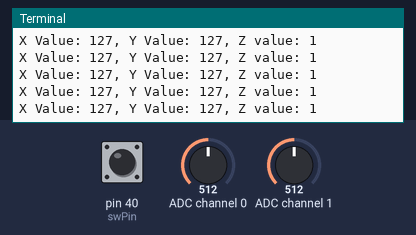
This program was run on a simulated Raspberry Pi (header pin numbers). Shown: the last lines printed to the terminal. Inputs (shaded band) come from the test bench; at power-on: ADC channel 0 = 512, ADC channel 1 = 512, pin 40 (swPin) HIGH (analog values on the 0–1023 scale).

Above: at 1.2 s.
1.3 s: ADC channel 0 set to 716
At 1.33 s:
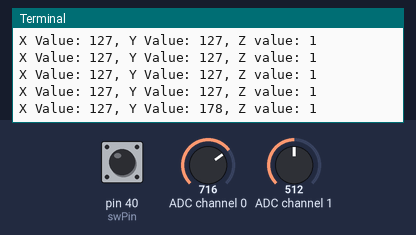
2.8 s: ADC channel 1 set to 716
At 2.85 s:
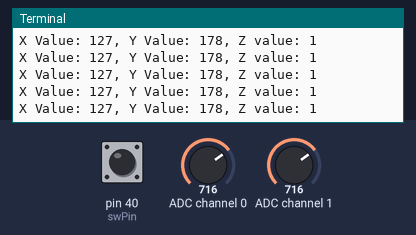
4.3 s: pin 40 (swPin) pulled LOW for 0.15 s
At 4.38 s:
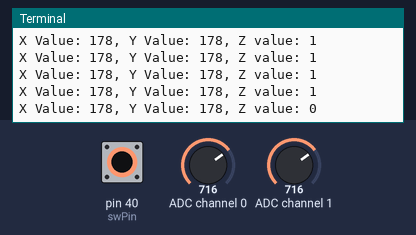
5.9 s: ADC channel 0 set to 900
At 5.91 s:
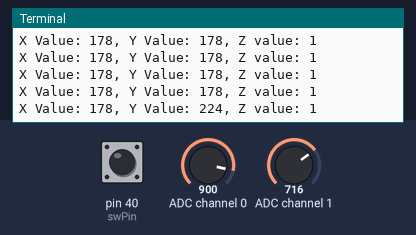
7.4 s: pin 40 (swPin) pulled LOW for 1 s
At 7.43 s:
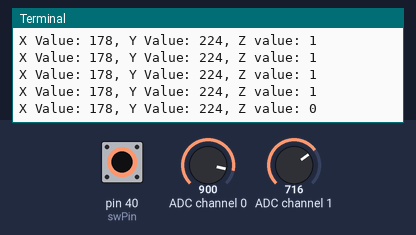
9.9 s: ADC channel 1 set to 900
At 9.98 s:
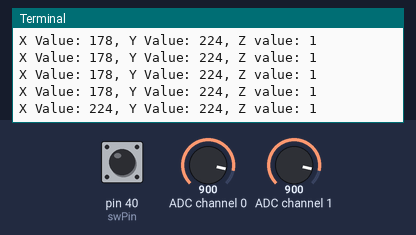
Timing chart, 0 to 12.4 s (numbered marks = the images above; inputs shaded):
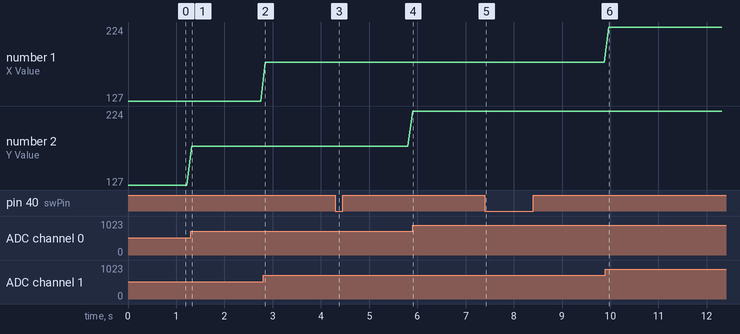

The program:

joystick_demo.py
```python
import RPi.GPIO as GPIO
import smbus
import math
import time


address= 0x48
bus= smbus.SMBus(1)
cmd = 0x10
swPin = 40

def analogRead(chan):
    value = bus.write_byte(address, cmd+chan)
    value = bus.read_byte(address)
    value = bus.read_byte(address)
    return value

def analogWrite(val):
    bus.write_byte(address, cmd, val)


def setup():
    GPIO.setmode(GPIO.BOARD)
    GPIO.setup(swPin, GPIO.IN, pull_up_down=GPIO.PUD_UP)

def loop():
    while True:
        val_z= GPIO.input(swPin)
        val_y = analogRead(0)
        val_x = analogRead(1)
        print('X Value: %d, Y Value: %d, Z value: %d' %(val_x,val_y, val_z))
        time.sleep(0.1)

def destroy():
    bus.close()
    GPIO.cleanup()

if __name__=="__main__":
    setup()
    try:
        loop()
    except KeyboardInterrupt:
        destroy()
```

Measured:
- after the input at 1.3 s, the terminal: prints a new line at once (image 1)
- after the input at 4.3 s, the terminal: prints a new line after 0.08 s (image 3)
- after the input at 5.9 s, the terminal: prints a new line at once (image 4)
- after the input at 7.4 s, the terminal: prints a new line at once (image 5)
- after the input at 9.9 s, the terminal: prints a new line after 0.07 s (image 6)
- plotted number 2: 127 → 178 after the input at 1.3 s, 178 → 224 after the input at 5.9 s
